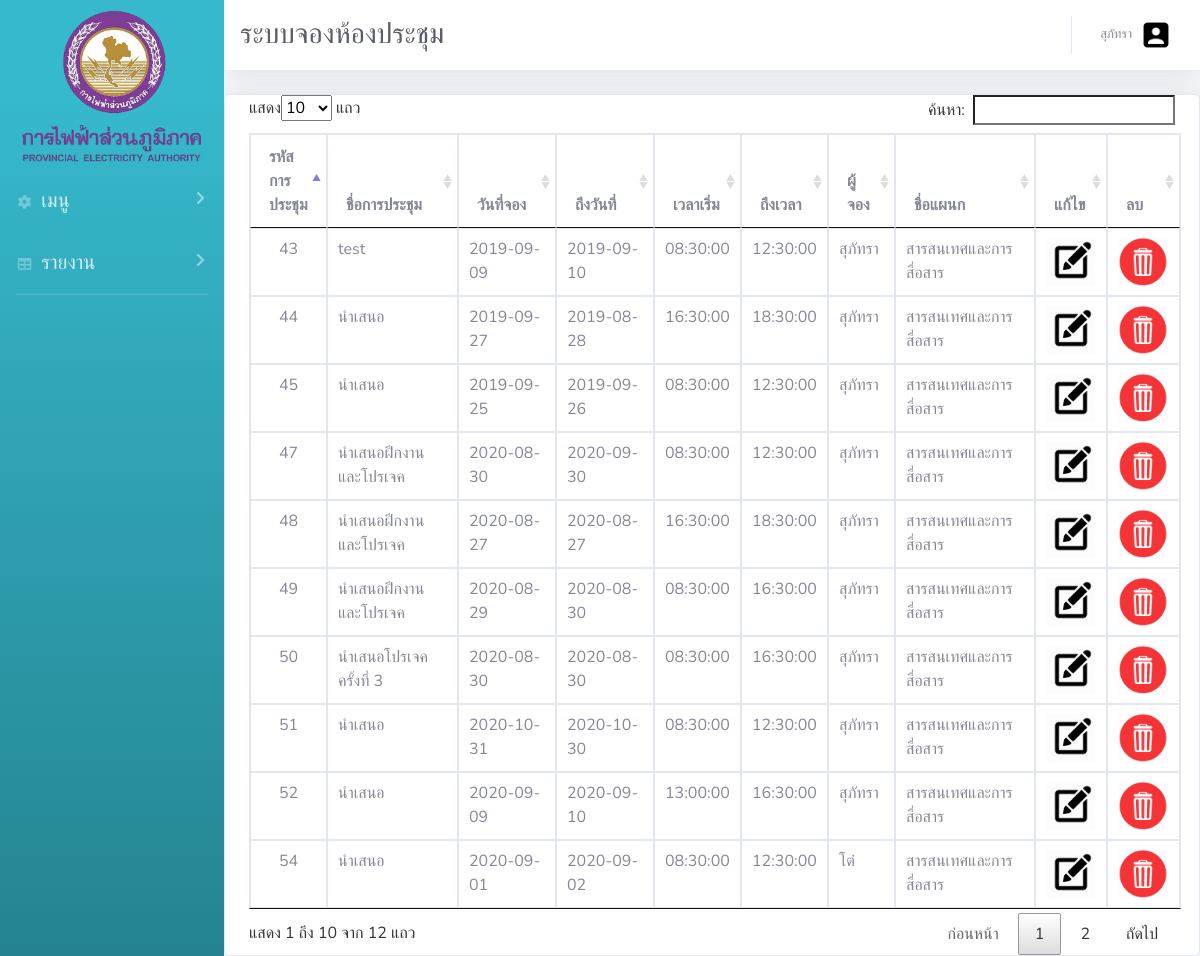
The app's page /displaydata.php (signed in) with its own data.
### tables this page shows
CREATE TABLE `department` (
  `id_department` int(10) NOT NULL,
  `name_department` varchar(255) NOT NULL
);

CREATE TABLE `event_tb` (
  `id_event` int(11) NOT NULL,
  `room_id` int(11) NOT NULL,
  `name_event` varchar(100) NOT NULL,
  `start` date NOT NULL,
  `end` date NOT NULL,
  `username` varchar(50) NOT NULL,
  `visitor` varchar(255) NOT NULL,
  `status_event` int(11) NOT NULL,
  `time_start` time NOT NULL,
  `time_end` time NOT NULL
);

### displaydata.php (the view, shortened to what this page needs)
<!DOCTYPE html>
<html>
<head>
    <link rel='stylesheet' href='https://cdnjs.cloudflare.com/ajax/libs/twitter-bootstrap/4.1.3/css/bootstrap.min.css'>
        <link rel='stylesheet' href='https://cdnjs.cloudflare.com/ajax/libs/font-awesome/5.8.1/css/all.min.css'>
        <link rel='stylesheet' href='https://cdnjs.cloudflare.com/ajax/libs/bootstrap-datetimepicker/4.17.47/css/bootstrap-datetimepicker.min.css'>
    <link href="css/sb-admin-2.min.css" rel="stylesheet">
        <link href="vendor/fontawesome-free/css/all.min.css" rel="stylesheet" type="text/css">
        <link rel="stylesheet" href="css/index_admin.css">
<link rel="stylesheet" href="js/fullcalendar-5.3.0/lib/main.css">
<link rel="stylesheet" type="text/css" href="datatables.css"/>
	<?php
require('configDB.php');
 $conn=$DBconnect;
 $sql = "SELECT empolyee.name,event_tb.name_event,event_tb.id_event,empolyee.username,department.name_department,department.id_department,event_tb.room_id,room_tb.room_name,event_tb.start,event_tb.end,event_tb.time_start,event_tb.time_end FROM department,room_tb,event_tb,empolyee WHERE event_tb.room_id = room_tb.room_id and event_tb.username =empolyee.username and empolyee.id_department = department.id_department GROUP BY id_event";
 $result_event = mysqli_query($conn,$sql);
	?>
</head>
<body>
<div id="wrapper">
<ul class="navbar-nav bg-gradient-info sidebar sidebar-dark accordion fixed-left"   id="accordionSidebar">
    <a class="sidebar-brand d-flex align-items-center justify-content-center" href="#"style="margin-top:50px;" onclick="backindex()">
      <div class="sidebar-brand-icon">
        <i><img src="img/icon.png" style="width:200px;"></i>
      </div>
    </a>
    <li class="nav-item" style="margin-top:50px;">
   <a class="nav-link collapsed" href="#" data-toggle="collapse" data-target="#collapseTwo" aria-expanded="true" aria-controls="collapseTwo">
     <i class="fas fa-fw fa-cog"></i>
     <span class="textsize" style="font-size:20px;">เมนู</span>
   </a>
 </li>
 <li class="nav-item">
   <a class="nav-link collapsed" href="#" data-toggle="collapse" data-target="#collapseUtilities" aria-expanded="true" aria-controls="collapseUtilities">
     <i class="fas fa-fw fa-table"></i>
     <span style="font-size:20px;">รายงาน</span>
   </a>
 </li>
 <hr class="sidebar-divider d-none d-md-block">
</ul>
<div id="content-wrapper" class="d-flex flex-column">
<div id="content">
 <nav class="navbar navbar-expand navbar-light bg-white topbar mb-4 static-top shadow">
 <h1 class="h3 mb-0 text-gray-800">ระบบจองห้องประชุม</h1>
   <ul class="navbar-nav ml-auto">
     <li class="nav-item dropdown no-arrow">
       <a class="nav-link dropdown-toggle" href="#" id="userDropdown" role="button" data-toggle="dropdown" aria-haspopup="true" aria-expanded="false">
         <span class="mr-2 d-none d-lg-inline text-gray-600 small"><?php echo$_SESSION['name'];  ?></span>
         <img class="img-profile rounded-circle material-icons" src="img/account.png">
       </a>
     </li>
   </ul>
 </nav>
<div class="card shadow container-md">
		<table class="table table-bordered" id="myTable">
  <thead>
    <tr>
      <th>รหัสการประชุม</th>
      <th>ชื่อการประชุม</th>
      <th>วันที่จอง</th>
      <th>ถึงวันที่</th>
      <th>เวลาเริ่ม</th>
      <th>ถึงเวลา</th>
      <th>ผู้จอง</th>
      <th>ชื่อแผนก</th>
      <th>แก้ไข</th>
      <th>ลบ</th>
    </tr>
  </thead>
  <tbody>
     <?php
  while($row = $result_event->fetch_assoc()){
    ?>
    <tr>
      <td style="text-align:center;"><?=$row['id_event'];?></td>
      <td><?=$row['name_event'];?></td>
      <td><?=$row['start'];?></td>
      <td><?=$row['end'];?></td>
      <td><?=$row['time_start'];?></td>
      <td><?=$row['time_end'];?></td>
      <td><?=$row['name'];?></td>
      <td><?=$row['name_department'];?></td>
      <td><a href="event_updateform.php?id_event=<?=$row['id_event'];?>"><img src="upload/Edit-512.png" style="width:50px;"></a></td>
      <td><a href="event_del.php?id_event=<?=$row['id_event'];?>" onClick="return window.confirm('แน่ใจเหรอ?')"><img src="upload/47-512.png" style="width:50px;"></a></td>
    </tr>
    <?php }?>
  </tbody>
</table>
</div>
</body>
</html>

### css/index_admin.css (style rules this page uses)
span.textsize { font-size:20px; }

### datatables.css (style rules this page uses)
table.dataTable { width: 100%; margin: 0 auto; clear: both; border-collapse: separate; border-spacing: 0; }
table.dataTable thead th, table.dataTable tfoot th { font-weight: bold; }
table.dataTable thead th, table.dataTable thead td { padding: 10px 18px; border-bottom: 1px solid #111; }
table.dataTable thead .sorting, table.dataTable thead .sorting_asc, table.dataTable thead .sorting_desc, table.dataTable thead .sorting_asc_disabled, table.dataTable thead .sorting_desc_disabled { cursor: pointer; *cursor: hand; background-repeat: no-repeat; background-position: center right; }
table.dataTable thead .sorting { background-image: url("DataTables-1.10.20/images/sort_both.png"); }
table.dataTable thead .sorting_asc { background-image: url("DataTables-1.10.20/images/sort_asc.png"); }
table.dataTable tbody tr { background-color: #ffffff; }
table.dataTable tbody th, table.dataTable tbody td { padding: 8px 10px; }
table.dataTable.no-footer { border-bottom: 1px solid #111; }
table.dataTable, table.dataTable th, table.dataTable td { box-sizing: content-box; }

### records on screen
department: event_tb.id_event "43", event_tb.name_event "test", event_tb.start "2019-09-09", event_tb.end "2019-09-10", event_tb.time_start "08:30:00", event_tb.time_end "12:30:00", name "สุภัทรา", name_department "สารสนเทศและการสื่อสาร", event_tb.id_event "44", event_tb.name_event "นำเสนอ", event_tb.start "2019-09-27", event_tb.end "2019-08-28", event_tb.time_start "16:30:00", event_tb.time_end "18:30:00", event_tb.id_event "45", event_tb.start "2019-09-25", event_tb.end "2019-09-26", event_tb.id_event "47", event_tb.name_event "นำเสนอฝึกงานและโปรเจค", event_tb.start "2020-08-30", event_tb.end "2020-09-30", event_tb.id_event "48", event_tb.start "2020-08-27", event_tb.end "2020-08-27", event_tb.id_event "49", event_tb.start "2020-08-29", event_tb.end "2020-08-30", event_tb.time_end "16:30:00", event_tb.id_event "50", event_tb.name_event "นำเสนอโปรเจคครั้งที่ 3", event_tb.id_event "51", event_tb.start "2020-10-31", event_tb.end "2020-10-30", event_tb.id_event "52", event_tb.start "2020-09-09", event_tb.end "2020-09-10", event_tb.time_start "13:00:00", event_tb.id_event "54", event_tb.start "2020-09-01", event_tb.end "2020-09-02", name "โต๋"

### other values on screen
$_SESSION['name'] "สุภัทรา"
